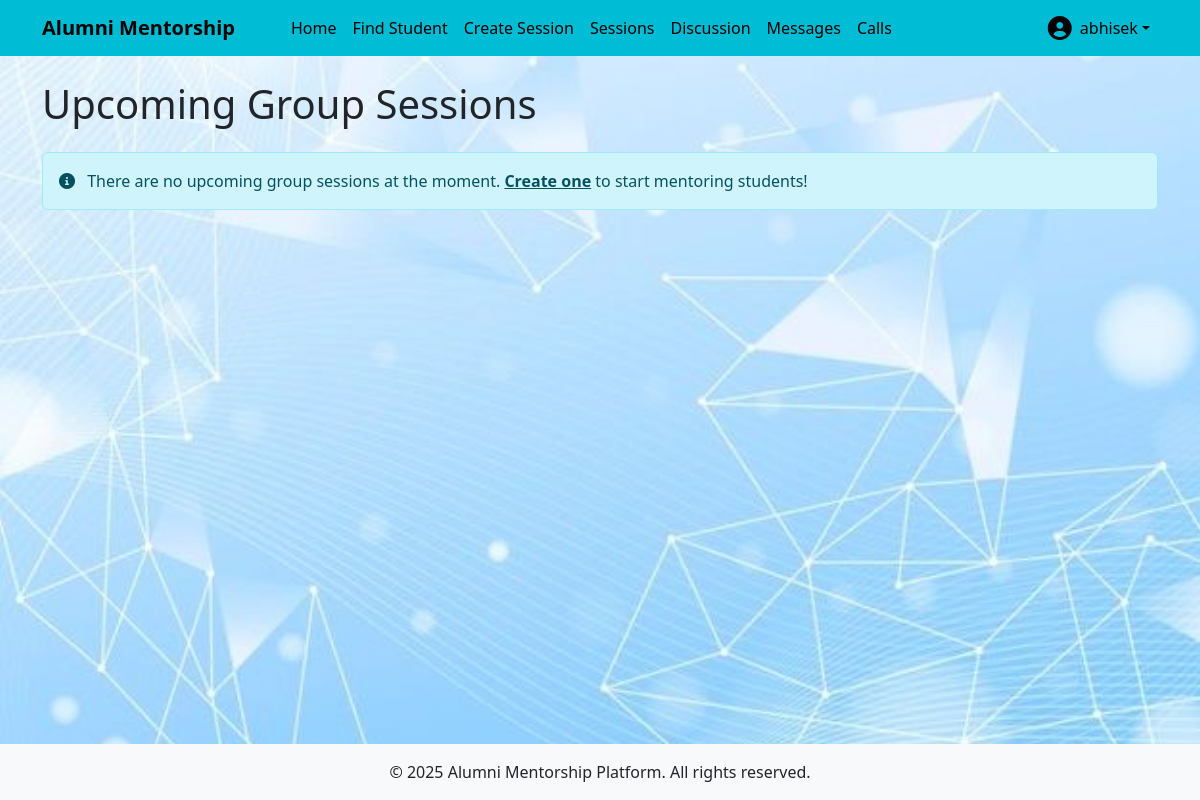
Page /mentorship/group/all/ (signed in) on the earlier database version.
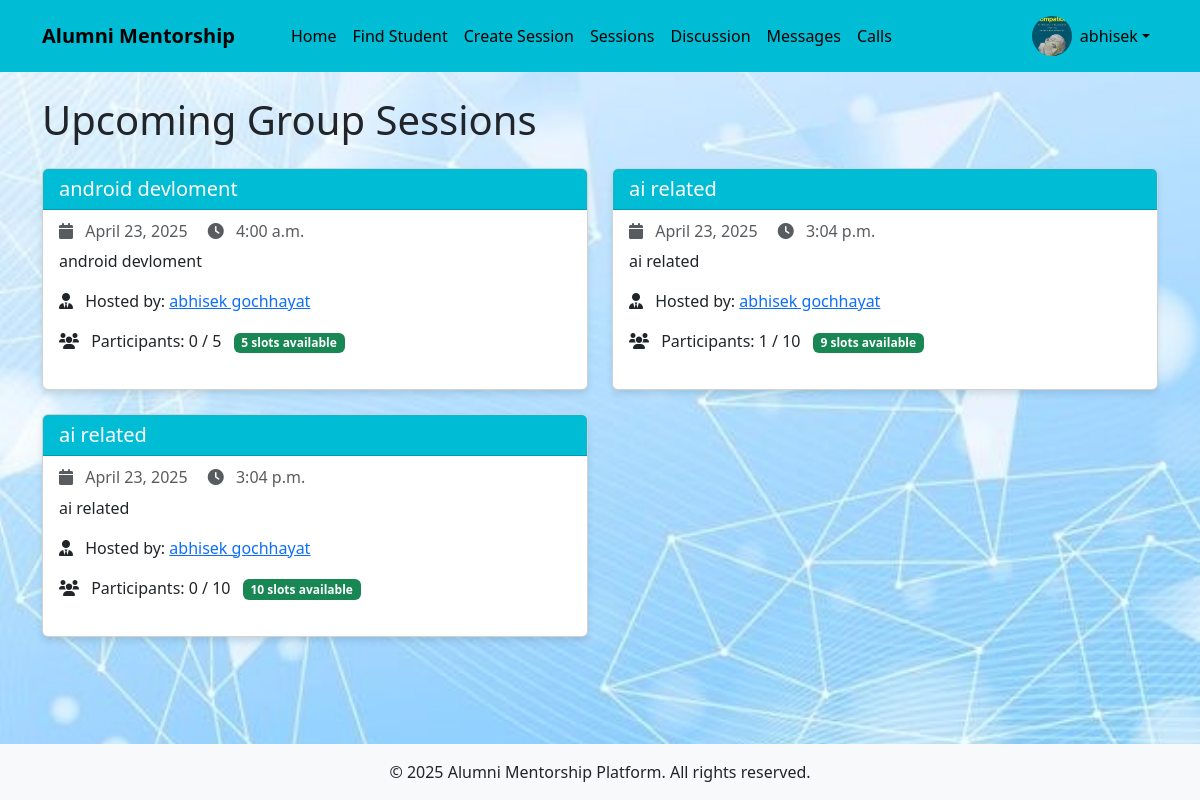
Same page on the later database version.
### users/models.py (models this page shows, shortened)
class CustomUser(AbstractUser):
    USER_TYPE_CHOICES = (
        ('student', 'Student'),
        ('alumni', 'Alumni'),
    )
    user_type = models.CharField(max_length=10, choices=USER_TYPE_CHOICES)
    bio = models.TextField(blank=True)
    profile_picture = models.ImageField(upload_to='profile_pics/', blank=True, null=True)
    graduation_year = models.IntegerField(null=True, blank=True)
    company = models.CharField(max_length=100, blank=True)
    position = models.CharField(max_length=100, blank=True)
    industry = models.CharField(max_length=100, blank=True)
    course = models.CharField(max_length=100, blank=True)
    year_of_study = models.IntegerField(null=True, blank=True)

### mentorship/models.py (models this page shows, shortened)
class GroupSession(models.Model):
    title = models.CharField(max_length=200)
    description = models.TextField()
    mentor = models.ForeignKey(CustomUser, on_delete=models.CASCADE, related_name='hosted_group_sessions')
    date_time = models.DateTimeField()
    max_participants = models.IntegerField(default=10)
    participants = models.ManyToManyField(CustomUser, related_name='group_sessions', blank=True)
    created_at = models.DateTimeField(auto_now_add=True)
    @property
    def available_slots(self):
        return self.max_participants - self.participants.count()

### mentorship/views.py (the view)
# urls.py: path('group/all/', views.group_sessions, name='group_sessions'),
@login_required
def group_sessions(request):
    upcoming_sessions = GroupSession.objects.filter(date_time__gt=timezone.now()).order_by('date_time')
    return render(request, 'mentorship/group_sessions.html', {'sessions': upcoming_sessions})

### templates/mentorship/group_sessions.html (shortened to what this page needs)
{% extends 'base.html' %}
{% block content %}
<h1 class="mb-4">Upcoming Group Sessions</h1>
<div class="row">
    {% for session in sessions %}
        <div class="col-md-6 mb-4">
            <div class="card h-100">
                <div class="card-header  text-white">
                    <h5 class="card-title mb-0">{{ session.title }}</h5>
                </div>
                <div class="card-body">
                    <h6 class="card-subtitle mb-2 text-muted">
                        <i class="fas fa-calendar me-2"></i> {{ session.date_time|date:"F j, Y" }}
                        <i class="fas fa-clock ms-3 me-2"></i> {{ session.date_time|date:"g:i a" }}
                    </h6>
                    <p class="card-text">{{ session.description }}</p>
                    <p class="card-text">
                        <i class="fas fa-user-tie me-2"></i> Hosted by:
                        <a href="{% url 'user_detail' session.mentor.username %}">{{ session.mentor.get_full_name }}</a>
                    </p>
                    <p class="card-text">
                        <i class="fas fa-users me-2"></i> Participants: {{ session.participants.count }} / {{ session.max_participants }}
                        {% if session.available_slots > 0 %}
                            <span class="badge bg-success ms-2">{{ session.available_slots }} slots available</span>
                        {% else %}
                            <span class="badge bg-danger ms-2">Full</span>
                        {% endif %}
                    </p>
                </div>
            </div>
        </div>
    {% empty %}
        <div class="col-12">
            <div class="alert alert-info">
                <i class="fas fa-info-circle me-2"></i> There are no upcoming group sessions at the moment.
                {% if user.is_authenticated and user.user_type == 'alumni' %}
                    <a href="{% url 'create_group_session' %}" class="alert-link">Create one</a> to start mentoring students!
                {% else %}
                    Check back later or reach out to alumni for individual mentorship.
                {% endif %}
            </div>
        </div>
    {% endfor %}
</div>
{% endblock %}

### templates/base.html (shortened to what this page needs)
<!DOCTYPE html>
<html lang="en">
  <head>
    <link
      href="https://cdn.jsdelivr.net/npm/bootstrap@5.3.0/dist/css/bootstrap.min.css"
      rel="stylesheet"
    />
    <link
      rel="stylesheet"
      href="https://cdnjs.cloudflare.com/ajax/libs/font-awesome/6.0.0/css/all.min.css"
    />
  </head>
  <body>
    <header>
      <nav class="navbar navbar-expand-lg navbar-dark">
        <div class="container">
          <a class="navbar-brand" href="{% url 'home' %}">Alumni Mentorship</a>
          <div class="collapse navbar-collapse" id="navbarNav">
            <ul class="navbar-nav me-auto">
              {% if user.is_authenticated %}
              <li class="nav-item">
                <a class="nav-link" href="{% url 'home' %}">Home</a>
              </li>
              {% if user.user_type == 'student' %}
              <li class="nav-item">
                <a class="nav-link" href="{% url 'alumni_list' %}"
                  >Find Mentors</a
                >
              </li>
              {% else %}
              <li class="nav-item">
                <a class="nav-link" href="{% url 'student_list' %}"
                  >Find Student</a
                >
              </li>
              <li class="nav-item">
                <a class="nav-link" href="{% url 'create_group_session' %}"
                  >Create Session</a
                >
              </li>
              {% endif %}
              <li class="nav-item">
                <a class="nav-link" href="{% url 'group_sessions' %}"
                  > Sessions</a
                >
              </li>
              <li class="nav-item">
                <a class="nav-link" href="{% url 'topic_list' %}"
                  >Discussion </a
                >
              </li>
              <li class="nav-item">
                <a class="nav-link" href="{% url 'chat_list' %}">Messages</a>
              </li>
              <li class="nav-item">
                <a class="nav-link" href="{% url 'call_home' %}">Calls</a>
              </li>
              {% endif %}
            </ul>
            <ul class="navbar-nav">
              {% if user.is_authenticated %}
              <li class="nav-item dropdown">
                <a
                  class="nav-link dropdown-toggle d-flex align-items-center"
                  href="#"
                  id="navbarDropdown"
                  role="button"
                  data-bs-toggle="dropdown"
                >
                  {% if user.profile_picture %}
                  <img
                    src="{{ user.profile_picture.url }}"
                    alt="Profile"
                    class="profile-pic me-2"
                  />
                  {% else %}
                  <i
                    class="fas fa-user-circle me-2"
                    style="font-size: 1.5rem"
                  ></i>
                  {% endif %} {{ user.username }}
                </a>
              </li>
              {% endif %}
            </ul>
          </div>
        </div>
      </nav>
    </header>
    <main class="container py-4">
       {% block content %}{% endblock %}
    </main>
    <footer class="bg-light py-3 mt-auto">
      <div class="container text-center">
        <p class="mb-0">
          &copy; {% now "Y" %} Alumni Mentorship Platform. All rights reserved.
        </p>
      </div>
    </footer>
  </body>
</html>

Differences in the rows shown:
changed CustomUser "abhisek": profile_picture: picture added; profile_picture empty → "profile_pics/ai2.jpeg" (drawn)
added GroupSession: title "android devloment", date_time "April 23, 2025", date_time "4:00 a.m.", description "android devloment", mentor.get_full_name "abhisek gochhayat", participants.count "0", max_participants "5", available_slots "5"
added GroupSession: title "ai related", date_time "April 23, 2025", date_time "3:04 p.m.", description "ai related", mentor.get_full_name "abhisek gochhayat", participants.count "1", max_participants "10", available_slots "9"
added GroupSession: title "ai related", date_time "April 23, 2025", date_time "3:04 p.m.", description "ai related", mentor.get_full_name "abhisek gochhayat", participants.count "0", max_participants "10", available_slots "10"
Other differences:
text no longer shown: "There are no upcoming group sessions at the moment. Create one to start mentoring students!"
